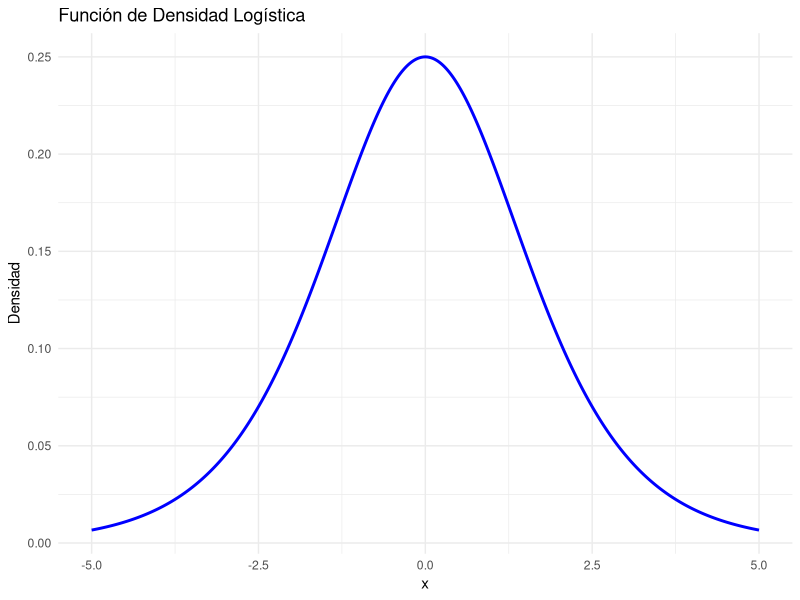
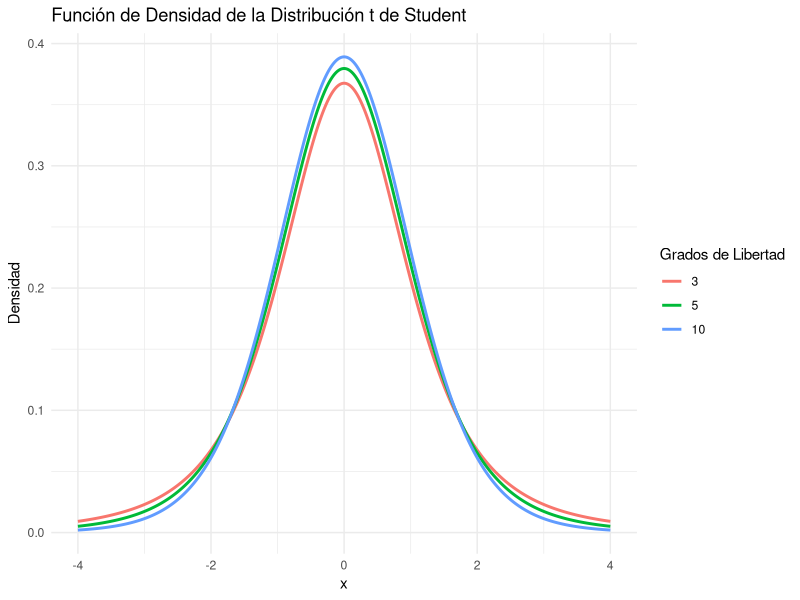
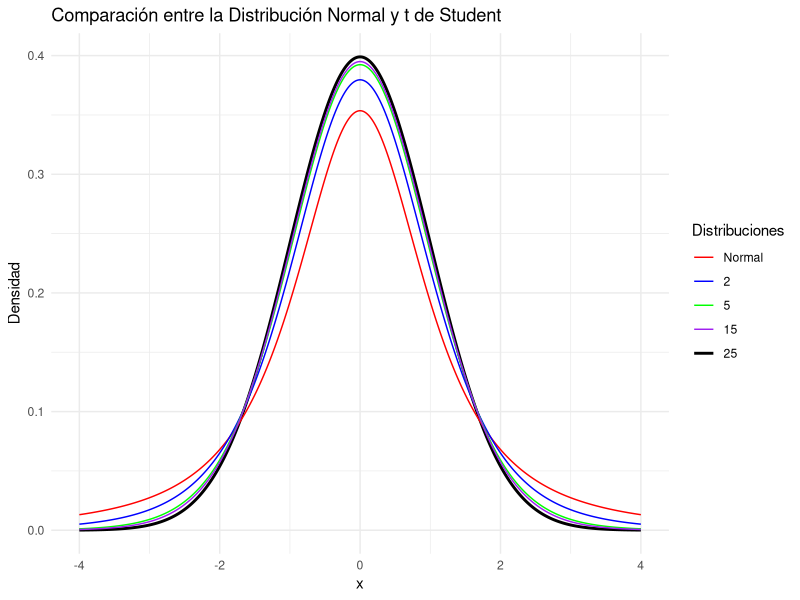

Source code (R) for these figures, in order:
## ---- chunk 1
# Instalar y cargar la librería ggplot2 si no está instalada
# install.packages("ggplot2")
library(ggplot2)

# Generar valores x para la función de densidad logística
x <- seq(-5, 5, length.out = 1000)  # Valores de -5 a 5

# Calcular los valores de la función de densidad logística
densidad_logistica <- dlogis(x, location = 0, scale = 1)  # Parámetros de ubicación y escala

# Crear un data frame con los valores de x y la función de densidad
data <- data.frame(x = x, densidad = densidad_logistica)

# Crear gráfico de la función de densidad logística
ggplot(data, aes(x = x, y = densidad)) +
  geom_line(color = "blue", size = 1) +
  labs(title = "Función de Densidad Logística",
       x = "x",
       y = "Densidad") +
  theme_minimal()
## ---- chunk 2
# Generar números aleatorios con distribución logística
n <- 50  # Número de valores aleatorios a generar

# Parámetros de la distribución logística (ubicación y escala)
ubi <- 0  # Ubicación
esc <- 1  # Escala

# Generar números aleatorios logísticos
numeros_aleatorios <- rlogis(n, location = ubi, scale = esc)

# Mostrar los primeros valores generados
print(numeros_aleatorios)

## ---- chunk 3
# Calcular la probabilidad usando la función de distribución acumulada
probabilidad <- plogis(2, location = 0, scale = 1)  # Valor de x = 2, parámetros ubi = 0 y esc = 1

# Imprimir la probabilidad calculada
cat("La probabilidad de que la variable aleatoria sea menor o igual a 2 es:", probabilidad, "\n")

# Calcular la probabilidad usando la función de distribución acumulada
probabilidad <- plogis(-1, location = 1, scale = 2)  # Valor de x = -1, parámetros ubi = 1 y esc = 2

# Imprimir la probabilidad calculada
cat("
La probabilidad de que la variable aleatoria sea menor o igual a -1 es:", probabilidad, "\n")

## ---- chunk 4

# Cargar la librería ggplot2 si no está cargada
# install.packages("ggplot2")
library(ggplot2)

# Valores de la variable aleatoria x
x <- seq(-4, 4, length.out = 1000)  # Valores de -4 a 4 para visualizar la distribución

# Diferentes grados de libertad para la distribución t
df_values <- c(3, 5, 10)  # Grados de libertad a representar

# Crear un data frame para almacenar los valores de la función de densidad
data <- data.frame(x = rep(x, each = length(df_values)),
                   df = rep(df_values, times = length(x)),
                   density = dt(rep(x, each = length(df_values)), df = rep(df_values, times = length(x))))

# Graficar la función de densidad de la distribución t para diferentes grados de libertad
ggplot(data, aes(x = x, y = density, color = factor(df))) +
  geom_line(size = 1) +
  labs(title = "Función de Densidad de la Distribución t de Student",
       x = "x",
       y = "Densidad") +
  theme_minimal() +
  scale_color_discrete(name = "Grados de Libertad", labels = c("3", "5", "10"))


## ---- chunk 5
# Generar números aleatorios con distribución t de Student
n <- 50  # Número de valores aleatorios a generar

# Grados de libertad para la distribución t de Student
df <- 10  # Ejemplo de 10 grados de libertad

# Generar números aleatorios distribuidos según t de Student
numeros_aleatorios <- rt(n, df)

# Mostrar los primeros valores generados
print(numeros_aleatorios)

## ---- chunk 6
# Calcular la probabilidad usando la función de distribución acumulada
probabilidad <- pt(1, df = 10)  # Valor de x = 1, grados de libertad = 10

# Imprimir la probabilidad calculada
cat("La probabilidad de que la variable aleatoria sea menor o igual a 1 es:", probabilidad, "\n")

# Calcular la probabilidad usando la función de distribución acumulada
probabilidad <- pt(-2, df = 5)  # Valor de x = -2, grados de libertad = 5

# Imprimir la probabilidad calculada
cat("
La probabilidad de que la variable aleatoria sea menor o igual a -2 es:", probabilidad, "\n")


## ---- chunk 7
# Cargar la librería ggplot2 si no está cargada
# install.packages("ggplot2")
library(ggplot2)

# Valores de la variable aleatoria x
x <- seq(-4, 4, length.out = 1000)  # Valores de -4 a 4 para visualizar la distribución

# Diferentes grados de libertad para la distribución t
df_values <- c(2, 5, 15, 25)  # Grados de libertad a representar

# Crear un data frame para almacenar los valores de las funciones de densidad
data <- data.frame(x = rep(x, each = length(df_values)),
                   df = rep(df_values, times = length(x)),
                   normal_density = dnorm(rep(x, each = length(df_values))),
                   t_density = dt(rep(x, each = length(df_values)), df = rep(df_values, times = length(x))))

# Graficar la función de densidad de la distribución normal y t de Student para diferentes grados de libertad
ggplot(data, aes(x = x, y = normal_density, color = "Normal")) +
  geom_line(size = 1) +
  geom_line(aes(y = t_density, color = factor(df))) +
  labs(title = "Comparación entre la Distribución Normal y t de Student",
       x = "x",
       y = "Densidad") +
  theme_minimal() +
  scale_color_manual(name = "Distribuciones",
                     values = c("Normal" = "black", "2" = "red", "5" = "blue", "15" = "green", "25" = "purple"),
                     labels = c("Normal", "2", "5", "15", "25"))

## ---- chunk 8
#Generar valores aleatorios
# Función runifd - Generación de números aleatorios con distribución uniforme discreta
runifd <- function(n, a, b) { # "a" es el mínimo y "b" el máximo
  sample(seq(a, b), size = n, replace = TRUE)
}

#Calcular fdp
# Función dunifd - Función de densidad de probabilidad de una distribución uniforme discreta
dunifd <- function(x, a, b) { # "a" es el mínimo y "b" el máximo
  x <- floor(x)  # Asegurar que x sea un número entero
  prob <- rep(1 / (b - a + 1), b - a + 1)
  prob[x >= a & x <= b] <- 0
  prob
}

#Calcular CDF (distribución acumulada)
# Función punifd - Función de distribución acumulada de una distribución uniforme discreta
punifd <- function(x, a, b) { # "a" es el mínimo y "b" el máximo
  x <- floor(x)  # Asegurar que x sea un número entero
  x <- pmin(pmax(x, a), b)  # Ajustar x para estar en el rango [a, b]
  ifelse(x < a, 0, ifelse(x >= b, 1, (x - a + 1) / (b - a + 1)))
}

## ---- chunk 9
# Ejemplo de uso:
# Generar 10 valores aleatorios con distribución uniforme discreta
runifd(10, 1, 5)
## ---- chunk 10
# Calcular fdp para la secuencia 0:10
sapply(0:10,a = 1,  b = 6, FUN = dunifd)
## ---- chunk 11
# Calcular CDF para q = 4
cdf_q4 <- punifd(4, 2, 6)
print(cdf_q4)
## ---- chunk 12
 # Definir probabilidades para 3 categorías
probabilidades <- c(0.3, 0.4, 0.3)  # Por ejemplo, tres categorías con sus respectivas probabilidades

# Número de ensayos a simular
n_ensayos <- 50  # Número de ensayos a simular

# Generar números aleatorios siguiendo una distribución multinomial
resultados_ensayos <- rmultinom(n = n_ensayos, size = 1, prob = probabilidades)

# Mostrar algunos de los resultados generados
cat("Resultados de algunos ensayos:\n")
print(resultados_ensayos)  # Mostrar los resultados

## ---- chunk 13
# Definir probabilidades para 3 categorías
probabilidades <- c(0.3, 0.4, 0.3)

# Resultado deseado: 3, 4 y 3 en tres categorías
resultado_deseado <- c(3, 4, 3)

# Calcular la probabilidad acumulada de obtener el resultado deseado
prob_acumulada <- dmultinom(x = resultado_deseado, prob = probabilidades)

# Mostrar la probabilidad acumulada calculada
cat("La probabilidad acumulada de obtener exactamente 3, 4 y 3 en tres categorías es:", prob_acumulada, "\n")

## ---- chunk 14
# Calcular la probabilidad acumulada usando la función de distribución acumulada
probabilidad <- ppois(4, lambda = 3)  # Menos de 5 eventos: hasta k = 4

# Imprimir la probabilidad acumulada calculada
cat("La probabilidad acumulada de menos de 5 eventos es:", probabilidad, "\n")

# Calcular la probabilidad acumulada usando la función de distribución acumulada
probabilidad <- 1 - ppois(9, lambda = 8)  # Al menos 10 eventos: complemento de hasta k = 9

# Imprimir la probabilidad acumulada calculada
cat("
La probabilidad acumulada de al menos 10 eventos es:", probabilidad, "\n")

